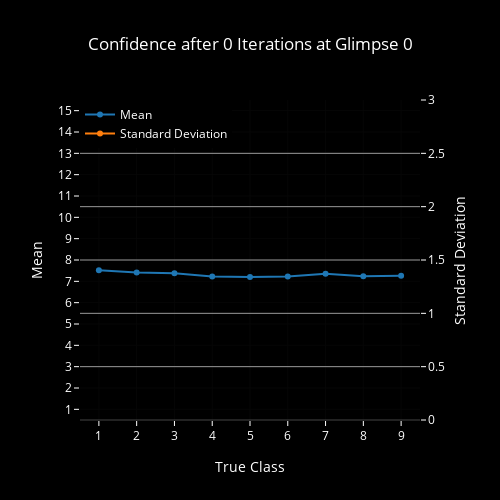
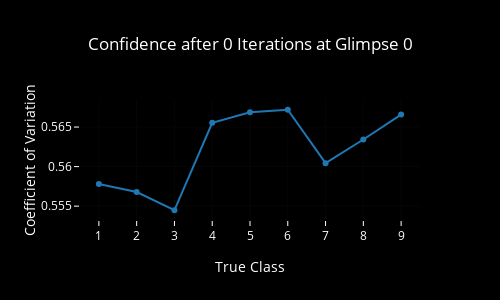
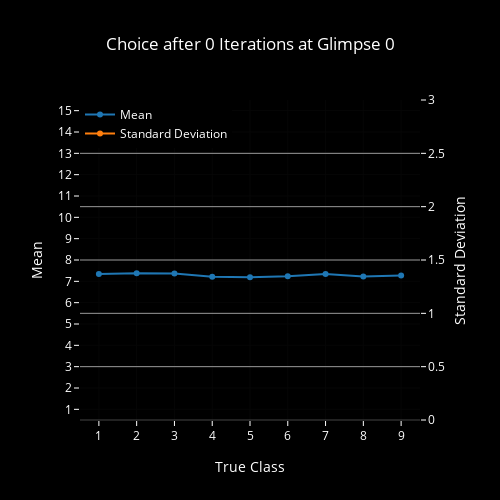
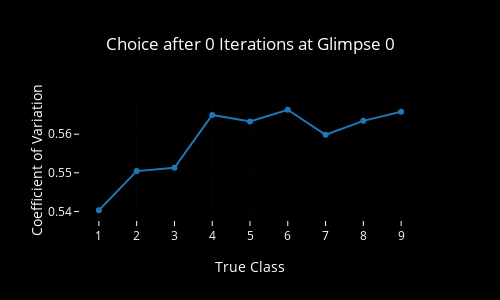

Notebook cell for these charts, in order:
### Code cell
for i, it in enumerate(iter_list):
    for g, glimpse in enumerate(glimpse_list):
        plot_confidence_msdcv(i, it, g, glimpse)
        plot_choice_msdcv(i, it, g, glimpse)

### Figure 1 — Plotly figure (JSON) as saved in the notebook; plotly's stock layout.template omitted (floating-point values rounded to 4 significant figures)
{"data": [{"name": "Mean", "type": "scatter", "x": [1, 2, 3, 4, 5, 6, 7, 8, 9], "y": [7.523, 7.413, 7.377, 7.229, 7.199, 7.23, 7.351, 7.233, 7.261, null, null, null, null, null, null]}, {"name": "Standard Deviation", "type": "scatter", "x": [1, 2, 3, 4, 5, 6, 7, 8, 9], "y": [4.132, 4.013, 3.974, 3.971, 3.955, 3.987, 4.004, 3.961, 3.988, null, null, null, null, null, null], "yaxis": "y2"}], "layout": {"font": {"color": "#FFF"}, "height": 500, "legend": {"x": 0, "y": 1}, "paper_bgcolor": "#000", "plot_bgcolor": "#000", "title": "Confidence after 0 Iterations at Glimpse 0", "titlefont": {"color": "#FFF"}, "width": 500, "xaxis": {"dtick": 1, "range": [0.5, 9.5], "tickcolor": "#FFF", "title": "True Class"}, "yaxis": {"dtick": 1, "range": [0.5, 15.5], "tickcolor": "#FFF", "title": "Mean"}, "yaxis2": {"gridcolor": "#999", "overlaying": "y", "range": [0, 3], "side": "right", "tickcolor": "#FFF", "title": "Standard Deviation"}}}

### Figure 2 — Plotly figure (JSON) as saved in the notebook; plotly's stock layout.template omitted (floating-point values rounded to 4 significant figures)
{"data": [{"name": "Coefficient of Variation", "type": "scatter", "x": [1, 2, 3, 4, 5, 6, 7, 8, 9], "y": [0.5578, 0.5568, 0.5545, 0.5655, 0.5669, 0.5672, 0.5604, 0.5634, 0.5666, null, null, null, null, null, null]}], "layout": {"font": {"color": "#FFF"}, "height": 300, "paper_bgcolor": "#000", "plot_bgcolor": "#000", "title": "Confidence after 0 Iterations at Glimpse 0", "titlefont": {"color": "#FFF"}, "width": 500, "xaxis": {"dtick": 1, "range": [0.5, 9.5], "tickcolor": "#FFF", "title": "True Class"}, "yaxis": {"showgrid": true, "tickcolor": "#FFF", "title": "Coefficient of Variation"}}}

### Figure 3 — Plotly figure (JSON) as saved in the notebook; plotly's stock layout.template omitted (floating-point values rounded to 4 significant figures)
{"data": [{"name": "Mean", "type": "scatter", "x": [1, 2, 3, 4, 5, 6, 7, 8, 9], "y": [7.339, 7.373, 7.365, 7.209, 7.195, 7.236, 7.343, 7.224, 7.268, null, null, null, null, null, null]}, {"name": "Standard Deviation", "type": "scatter", "x": [1, 2, 3, 4, 5, 6, 7, 8, 9], "y": [3.837, 3.921, 3.935, 3.954, 3.931, 3.983, 3.996, 3.957, 3.986, null, null, null, null, null, null], "yaxis": "y2"}], "layout": {"font": {"color": "#FFF"}, "height": 500, "legend": {"x": 0, "y": 1}, "paper_bgcolor": "#000", "plot_bgcolor": "#000", "title": "Choice after 0 Iterations at Glimpse 0", "titlefont": {"color": "#FFF"}, "width": 500, "xaxis": {"dtick": 1, "range": [0.5, 9.5], "tickcolor": "#FFF", "title": "True Class"}, "yaxis": {"dtick": 1, "range": [0.5, 15.5], "tickcolor": "#FFF", "title": "Mean"}, "yaxis2": {"gridcolor": "#999", "overlaying": "y", "range": [0, 3], "side": "right", "tickcolor": "#FFF", "title": "Standard Deviation"}}}

### Figure 4 — Plotly figure (JSON) as saved in the notebook; plotly's stock layout.template omitted (floating-point values rounded to 4 significant figures)
{"data": [{"name": "Coefficient of Variation", "type": "scatter", "x": [1, 2, 3, 4, 5, 6, 7, 8, 9], "y": [0.5403, 0.5504, 0.5513, 0.565, 0.5633, 0.5663, 0.5598, 0.5634, 0.5658, null, null, null, null, null, null]}], "layout": {"font": {"color": "#FFF"}, "height": 300, "paper_bgcolor": "#000", "plot_bgcolor": "#000", "title": "Choice after 0 Iterations at Glimpse 0", "titlefont": {"color": "#FFF"}, "width": 500, "xaxis": {"dtick": 1, "range": [0.5, 9.5], "tickcolor": "#FFF", "title": "True Class"}, "yaxis": {"showgrid": true, "tickcolor": "#FFF", "title": "Coefficient of Variation"}}}
